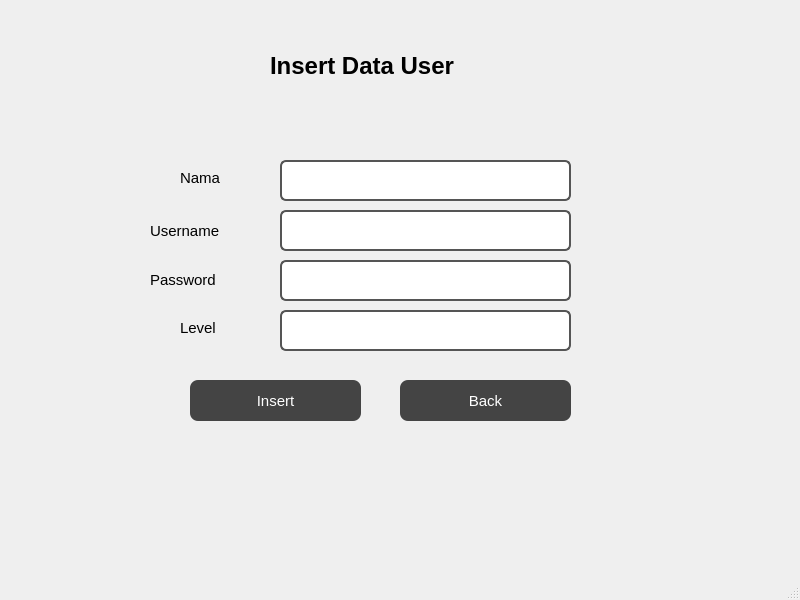
<?xml version="1.0" encoding="UTF-8"?>
<ui version="4.0">
 <class>MainWindow</class>
 <widget class="QMainWindow" name="MainWindow">
  <property name="geometry">
   <rect>
    <x>0</x>
    <y>0</y>
    <width>800</width>
    <height>600</height>
   </rect>
  </property>
  <property name="windowTitle">
   <string>MainWindow</string>
  </property>
  <widget class="QWidget" name="centralwidget">
   <widget class="QLabel" name="label">
    <property name="geometry">
     <rect>
      <x>270</x>
      <y>40</y>
      <width>281</width>
      <height>51</height>
     </rect>
    </property>
    <property name="font">
     <font>
      <pointsize>18</pointsize>
      <weight>75</weight>
      <bold>true</bold>
     </font>
    </property>
    <property name="text">
     <string>Insert Data User</string>
    </property>
   </widget>
   <widget class="QLineEdit" name="lineEdit">
    <property name="geometry">
     <rect>
      <x>280</x>
      <y>160</y>
      <width>291</width>
      <height>41</height>
     </rect>
    </property>
    <property name="font">
     <font>
      <pointsize>10</pointsize>
     </font>
    </property>
    <property name="styleSheet">
     <string notr="true">QLineEdit {
    background-color: #FFFFFF;
    color: #333333;
    border: 2px solid #555555;
    border-radius: 6px;
    padding: 4px;
}

QLineEdit:focus {
    border: 2px solid #333333;
}</string>
    </property>
   </widget>
   <widget class="QLabel" name="label_3">
    <property name="geometry">
     <rect>
      <x>150</x>
      <y>270</y>
      <width>81</width>
      <height>20</height>
     </rect>
    </property>
    <property name="font">
     <font>
      <pointsize>11</pointsize>
     </font>
    </property>
    <property name="text">
     <string>Password</string>
    </property>
   </widget>
   <widget class="QLabel" name="label_4">
    <property name="geometry">
     <rect>
      <x>150</x>
      <y>220</y>
      <width>91</width>
      <height>21</height>
     </rect>
    </property>
    <property name="font">
     <font>
      <pointsize>11</pointsize>
     </font>
    </property>
    <property name="text">
     <string>Username</string>
    </property>
   </widget>
   <widget class="QLabel" name="label_5">
    <property name="geometry">
     <rect>
      <x>180</x>
      <y>170</y>
      <width>55</width>
      <height>16</height>
     </rect>
    </property>
    <property name="font">
     <font>
      <pointsize>11</pointsize>
     </font>
    </property>
    <property name="text">
     <string>Nama</string>
    </property>
   </widget>
   <widget class="QLabel" name="label_6">
    <property name="geometry">
     <rect>
      <x>180</x>
      <y>320</y>
      <width>55</width>
      <height>16</height>
     </rect>
    </property>
    <property name="font">
     <font>
      <pointsize>11</pointsize>
     </font>
    </property>
    <property name="text">
     <string>Level</string>
    </property>
   </widget>
   <widget class="QLineEdit" name="lineEdit_2">
    <property name="geometry">
     <rect>
      <x>280</x>
      <y>210</y>
      <width>291</width>
      <height>41</height>
     </rect>
    </property>
    <property name="font">
     <font>
      <pointsize>10</pointsize>
     </font>
    </property>
    <property name="styleSheet">
     <string notr="true">QLineEdit {
    background-color: #FFFFFF;
    color: #333333;
    border: 2px solid #555555;
    border-radius: 6px;
    padding: 4px;
}

QLineEdit:focus {
    border: 2px solid #333333;
}</string>
    </property>
   </widget>
   <widget class="QLineEdit" name="lineEdit_3">
    <property name="geometry">
     <rect>
      <x>280</x>
      <y>260</y>
      <width>291</width>
      <height>41</height>
     </rect>
    </property>
    <property name="font">
     <font>
      <pointsize>10</pointsize>
     </font>
    </property>
    <property name="styleSheet">
     <string notr="true">QLineEdit {
    background-color: #FFFFFF;
    color: #333333;
    border: 2px solid #555555;
    border-radius: 6px;
    padding: 4px;
}

QLineEdit:focus {
    border: 2px solid #333333;
}</string>
    </property>
   </widget>
   <widget class="QLineEdit" name="lineEdit_4">
    <property name="geometry">
     <rect>
      <x>280</x>
      <y>310</y>
      <width>291</width>
      <height>41</height>
     </rect>
    </property>
    <property name="font">
     <font>
      <pointsize>10</pointsize>
     </font>
    </property>
    <property name="styleSheet">
     <string notr="true">QLineEdit {
    background-color: #FFFFFF;
    color: #333333;
    border: 2px solid #555555;
    border-radius: 6px;
    padding: 4px;
}

QLineEdit:focus {
    border: 2px solid #333333;
}</string>
    </property>
   </widget>
   <widget class="QPushButton" name="pushButton">
    <property name="geometry">
     <rect>
      <x>190</x>
      <y>380</y>
      <width>171</width>
      <height>41</height>
     </rect>
    </property>
    <property name="font">
     <font>
      <pointsize>11</pointsize>
     </font>
    </property>
    <property name="styleSheet">
     <string notr="true">QPushButton {
    background-color: #444444;
    color: white;
    border-radius: 8px;
    padding: 6px 12px;
}

QPushButton:hover {
    background-color: #333333;
}

QPushButton:pressed {
    background-color: #222222;
}</string>
    </property>
    <property name="text">
     <string>Insert</string>
    </property>
   </widget>
   <widget class="QPushButton" name="pushButton_2">
    <property name="geometry">
     <rect>
      <x>400</x>
      <y>380</y>
      <width>171</width>
      <height>41</height>
     </rect>
    </property>
    <property name="font">
     <font>
      <pointsize>11</pointsize>
     </font>
    </property>
    <property name="styleSheet">
     <string notr="true">QPushButton {
    background-color: #444444;
    color: white;
    border-radius: 8px;
    padding: 6px 12px;
}

QPushButton:hover {
    background-color: #333333;
}

QPushButton:pressed {
    background-color: #222222;
}</string>
    </property>
    <property name="text">
     <string>Back</string>
    </property>
   </widget>
  </widget>
  <widget class="QMenuBar" name="menubar">
   <property name="geometry">
    <rect>
     <x>0</x>
     <y>0</y>
     <width>800</width>
     <height>26</height>
    </rect>
   </property>
  </widget>
  <widget class="QStatusBar" name="statusbar"/>
 </widget>
 <resources/>
 <connections/>
</ui>
